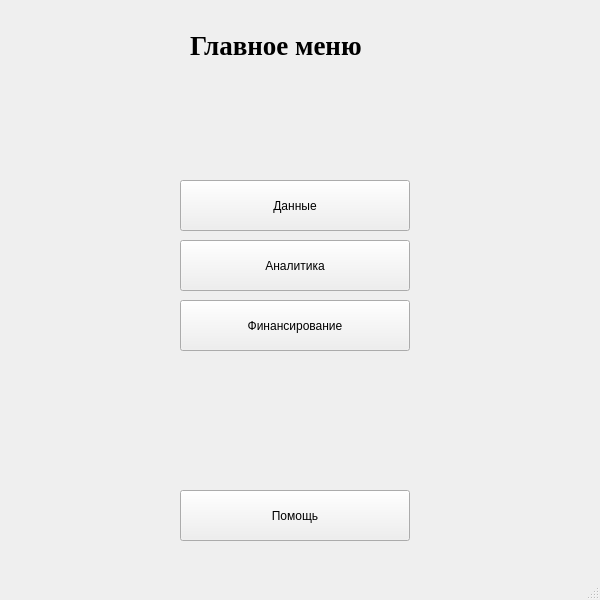
<?xml version="1.0" encoding="UTF-8"?>
<ui version="4.0">
 <class>MainWindow</class>
 <widget class="QMainWindow" name="MainWindow">
  <property name="geometry">
   <rect>
    <x>0</x>
    <y>0</y>
    <width>600</width>
    <height>600</height>
   </rect>
  </property>
  <property name="mouseTracking">
   <bool>false</bool>
  </property>
  <property name="windowTitle">
   <string>MainWindow</string>
  </property>
  <widget class="QWidget" name="centralwidget">
   <widget class="QPushButton" name="Data">
    <property name="geometry">
     <rect>
      <x>180</x>
      <y>180</y>
      <width>230</width>
      <height>51</height>
     </rect>
    </property>
    <property name="styleSheet">
     <string notr="true">font: 14pt &quot;MS Shell Dlg 2&quot;;</string>
    </property>
    <property name="text">
     <string>Данные</string>
    </property>
   </widget>
   <widget class="QPushButton" name="Analytics">
    <property name="geometry">
     <rect>
      <x>180</x>
      <y>240</y>
      <width>230</width>
      <height>51</height>
     </rect>
    </property>
    <property name="styleSheet">
     <string notr="true">font: 14pt &quot;MS Shell Dlg 2&quot;;</string>
    </property>
    <property name="text">
     <string>Аналитика</string>
    </property>
   </widget>
   <widget class="QPushButton" name="Financ">
    <property name="geometry">
     <rect>
      <x>180</x>
      <y>300</y>
      <width>230</width>
      <height>51</height>
     </rect>
    </property>
    <property name="styleSheet">
     <string notr="true">font: 14pt &quot;MS Shell Dlg 2&quot;;</string>
    </property>
    <property name="text">
     <string>Финансирование</string>
    </property>
   </widget>
   <widget class="QPushButton" name="Help">
    <property name="geometry">
     <rect>
      <x>180</x>
      <y>490</y>
      <width>230</width>
      <height>51</height>
     </rect>
    </property>
    <property name="styleSheet">
     <string notr="true">font: 14pt &quot;MS Shell Dlg 2&quot;;</string>
    </property>
    <property name="text">
     <string>Помощь</string>
    </property>
   </widget>
   <widget class="QLabel" name="label">
    <property name="geometry">
     <rect>
      <x>190</x>
      <y>20</y>
      <width>211</width>
      <height>51</height>
     </rect>
    </property>
    <property name="font">
     <font>
      <family>Times New Roman</family>
      <pointsize>20</pointsize>
      <weight>75</weight>
      <bold>true</bold>
     </font>
    </property>
    <property name="styleSheet">
     <string notr="true"/>
    </property>
    <property name="text">
     <string>Главное меню</string>
    </property>
   </widget>
  </widget>
  <widget class="QMenuBar" name="menubar">
   <property name="geometry">
    <rect>
     <x>0</x>
     <y>0</y>
     <width>600</width>
     <height>26</height>
    </rect>
   </property>
  </widget>
  <widget class="QStatusBar" name="statusbar"/>
 </widget>
 <resources/>
 <connections/>
</ui>
